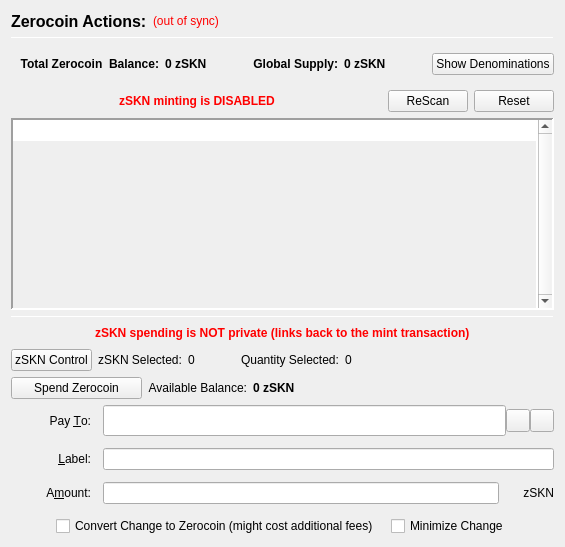
                  <widget class="QFrame" name="verticalFrameLeft">
                   <layout class="QVBoxLayout" name="verticalLayout_2">
                    <item>
                     <layout class="QVBoxLayout" name="verticalLayout_3">
                      <item>
                       <layout class="QHBoxLayout" name="horizontalLayout_3">
                        <item>
                         <widget class="QLabel" name="labelzSKNActions">
                          <property name="font">
                           <font>
                            <pointsize>12</pointsize>
                            <weight>75</weight>
                            <bold>true</bold>
                           </font>
                          </property>
                          <property name="text">
                           <string>Zerocoin Actions:</string>
                          </property>
                          <property name="alignment">
                           <set>Qt::AlignLeading|Qt::AlignLeft|Qt::AlignVCenter</set>
                          </property>
                         </widget>
                        </item>
                        <item>
                         <widget class="QLabel" name="labelzSKNSyncStatus">
                          <property name="toolTip">
                           <string>The displayed information may be out of date. Your wallet automatically synchronizes with the SKN network after a connection is established, but this process has not completed yet.</string>
                          </property>
                          <property name="styleSheet">
                           <string notr="true">QLabel { color: red; }</string>
                          </property>
                          <property name="text">
                           <string notr="true">(out of sync)</string>
                          </property>
                          <property name="alignment">
                           <set>Qt::AlignLeading|Qt::AlignLeft|Qt::AlignVCenter</set>
                          </property>
                         </widget>
                        </item>
                        <item>
                         <spacer name="horizontalSpacer">
                          <property name="orientation">
                           <enum>Qt::Horizontal</enum>
                          </property>
                          <property name="sizeHint" stdset="0">
                           <size>
                            <width>40</width>
                            <height>20</height>
                           </size>
                          </property>
                         </spacer>
                        </item>
                       </layout>
                      </item>
                      <item>
                       <widget class="Line" name="lineUpperLeft">
                        <property name="minimumSize">
                         <size>
                          <width>0</width>
                          <height>1</height>
                         </size>
                        </property>
                        <property name="maximumSize">
                         <size>
                          <width>16777215</width>
                          <height>1</height>
                         </size>
                        </property>
                        <property name="frameShadow">
                         <enum>QFrame::Sunken</enum>
                        </property>
                        <property name="orientation">
                         <enum>Qt::Horizontal</enum>
                        </property>
                       </widget>
                      </item>
                      <item>
                       <widget class="QFrame" name="balanceSupplyFrame">
                        <layout class="QHBoxLayout" name="horizontalLayout_2" stretch="0,0,0,1,0">
                         <property name="rightMargin">
                          <number>0</number>
                         </property>
                         <item>
                          <layout class="QHBoxLayout" name="horizontalLayout_34">
                           <item>
                            <widget class="QLabel" name="labelzAvailableText_3">
                             <property name="font">
                              <font>
                               <weight>75</weight>
                               <bold>true</bold>
                              </font>
                             </property>
                             <property name="toolTip">
                              <string>Total Balance including unconfirmed and immature zSKN</string>
                             </property>
                             <property name="text">
                              <string>Total Zerocoin  Balance:</string>
                             </property>
                             <property name="alignment">
                              <set>Qt::AlignRight|Qt::AlignTrailing|Qt::AlignVCenter</set>
                             </property>
                            </widget>
                           </item>
                           <item>
                            <widget class="QLabel" name="labelzAvailableAmount_4">
                             <property name="minimumSize">
                              <size>
                               <width>40</width>
                               <height>0</height>
                              </size>
                             </property>
                             <property name="font">
                              <font>
                               <weight>75</weight>
                               <bold>true</bold>
                              </font>
                             </property>
                             <property name="toolTip">
                              <string>Total Balance including unconfirmed and immature zSKN</string>
                             </property>
                             <property name="text">
                              <string>0 zSKN</string>
                             </property>
                             <property name="alignment">
                              <set>Qt::AlignLeading|Qt::AlignLeft|Qt::AlignVCenter</set>
                             </property>
                            </widget>
                           </item>
                          </layout>
                         </item>
                         <item>
                          <spacer name="horizontalSpacer_32">
                           <property name="orientation">
                            <enum>Qt::Horizontal</enum>
                           </property>
                           <property name="sizeHint" stdset="0">
                            <size>
                             <width>40</width>
                             <height>20</height>
                            </size>
                           </property>
                          </spacer>
                         </item>
                         <item>
                          <layout class="QHBoxLayout" name="horizontalLayout_35">
                           <item>
                            <widget class="QLabel" name="labelZsupplyText_2">
                             <property name="font">
                              <font>
                               <weight>75</weight>
                               <bold>true</bold>
                              </font>
                             </property>
                             <property name="text">
                              <string>Global Supply:</string>
                             </property>
                             <property name="alignment">
                              <set>Qt::AlignRight|Qt::AlignTrailing|Qt::AlignVCenter</set>
                             </property>
                            </widget>
                           </item>
                           <item>
                            <widget class="QLabel" name="labelZsupplyAmount_2">
                             <property name="font">
                              <font>
                               <weight>75</weight>
                               <bold>true</bold>
                              </font>
                             </property>
                             <property name="text">
                              <string>0 zSKN</string>
                             </property>
                            </widget>
                           </item>
                          </layout>
                         </item>
                         <item>
                          <spacer name="horizontalSpacer_31">
                           <property name="orientation">
                            <enum>Qt::Horizontal</enum>
                           </property>
                           <property name="sizeHint" stdset="0">
                            <size>
                             <width>40</width>
                             <height>20</height>
                            </size>
                           </property>
                          </spacer>
                         </item>
                         <item>
                          <widget class="QPushButton" name="pushButtonShowDenoms">
                           <property name="toolTip">
                            <string>Show zSKN denominations list</string>
                           </property>
                           <property name="text">
                            <string>Show Denominations</string>
                           </property>
                          </widget>
                         </item>
                        </layout>
                       </widget>
                      </item>
                      <item>
                       <layout class="QHBoxLayout" name="horizontalLayout_4">
                        <item>
                         <spacer name="horizontalSpacer_2">
                          <property name="orientation">
                           <enum>Qt::Horizontal</enum>
                          </property>
                          <property name="sizeHint" stdset="0">
                           <size>
                            <width>40</width>
                            <height>20</height>
                           </size>
                          </property>
                         </spacer>
                        </item>
                        <item>
                         <widget class="QLabel" name="label">
                          <property name="styleSheet">
                           <string notr="true">color: red;
font-weight: bold;</string>
                          </property>
                          <property name="text">
                           <string>zSKN minting is DISABLED</string>
                          </property>
                         </widget>
                        </item>
                        <item>
                         <spacer name="horizontalSpacer_3">
                          <property name="orientation">
                           <enum>Qt::Horizontal</enum>
                          </property>
                          <property name="sizeHint" stdset="0">
                           <size>
                            <width>40</width>
                            <height>20</height>
                           </size>
                          </property>
                         </spacer>
                        </item>
                        <item>
                         <widget class="QPushButton" name="pushButtonMintReset">
                          <property name="maximumSize">
                           <size>
                            <width>80</width>
                            <height>16777215</height>
                           </size>
                          </property>
                          <property name="toolTip">
                           <string>Rescan the complete blockchain for  Zerocoin mints and their meta-data.</string>
                          </property>
                          <property name="text">
                           <string>ReScan</string>
                          </property>
                         </widget>
                        </item>
                        <item>
                         <widget class="QPushButton" name="pushButtonSpentReset">
                          <property name="maximumSize">
                           <size>
                            <width>80</width>
                            <height>16777215</height>
                           </size>
                          </property>
                          <property name="toolTip">
                           <string>Reset Zerocoin Wallet DB. Deletes transactions that did not make it into the blockchain.</string>
                          </property>
                          <property name="text">
                           <string>Reset</string>
                          </property>
                         </widget>
                        </item>
                       </layout>
                      </item>
                      <item>
                       <widget class="QPlainTextEdit" name="TEMintStatus">
                        <property name="font">
                         <font>
                          <pointsize>8</pointsize>
                         </font>
                        </property>
                        <property name="toolTip">
                         <string>Status and/or Mesages from the last Mint Action.</string>
                        </property>
                        <property name="frameShape">
                         <enum>QFrame::Panel</enum>
                        </property>
                        <property name="frameShadow">
                         <enum>QFrame::Sunken</enum>
                        </property>
                        <property name="lineWidth">
                         <number>2</number>
                        </property>
                        <property name="midLineWidth">
                         <number>2</number>
                        </property>
                        <property name="verticalScrollBarPolicy">
                         <enum>Qt::ScrollBarAlwaysOn</enum>
                        </property>
                        <property name="horizontalScrollBarPolicy">
                         <enum>Qt::ScrollBarAlwaysOff</enum>
                        </property>
                        <property name="readOnly">
                         <bool>true</bool>
                        </property>
                        <property name="plainText">
                         <string notr="true"/>
                        </property>
                        <property name="backgroundVisible">
                         <bool>true</bool>
                        </property>
                       </widget>
                      </item>
                      <item>
                       <widget class="Line" name="line">
                        <property name="minimumSize">
                         <size>
                          <width>0</width>
                          <height>1</height>
                         </size>
                        </property>
                        <property name="maximumSize">
                         <size>
                          <width>16777215</width>
                          <height>1</height>
                         </size>
                        </property>
                        <property name="orientation">
                         <enum>Qt::Horizontal</enum>
                        </property>
                       </widget>
                      </item>
                      <item>
                       <layout class="QHBoxLayout" name="horizontalLayout_7">
                        <item>
                         <spacer name="horizontalSpacer_18">
                          <property name="orientation">
                           <enum>Qt::Horizontal</enum>
                          </property>
                          <property name="sizeHint" stdset="0">
                           <size>
                            <width>40</width>
                            <height>20</height>
                           </size>
                          </property>
                         </spacer>
                        </item>
                        <item>
                         <widget class="QLabel" name="label_2">
                          <property name="styleSheet">
                           <string notr="true">color: red;
font-weight: bold;</string>
                          </property>
                          <property name="text">
                           <string>zSKN spending is NOT private (links back to the mint transaction)</string>
                          </property>
                         </widget>
                        </item>
                        <item>
                         <spacer name="horizontalSpacer_30">
                          <property name="orientation">
                           <enum>Qt::Horizontal</enum>
                          </property>
                          <property name="sizeHint" stdset="0">
                           <size>
                            <width>40</width>
                            <height>20</height>
                           </size>
                          </property>
                         </spacer>
                        </item>
                       </layout>
                      </item>
                      <item>
                       <layout class="QHBoxLayout" name="horizontalLayout_24">
                        <property name="leftMargin">
                         <number>0</number>
                        </property>
                        <property name="bottomMargin">
                         <number>0</number>
                        </property>
                        <item>
                         <widget class="QPushButton" name="pushButtonZPivControl">
                          <property name="text">
                           <string>zSKN Control</string>
                          </property>
                         </widget>
                        </item>
                        <item>
                         <widget class="QLabel" name="labelzPivSelected">
                          <property name="text">
                           <string>zSKN Selected:</string>
                          </property>
                         </widget>
                        </item>
                        <item>
                         <widget class="QLabel" name="labelzPivSelected_int">
                          <property name="text">
                           <string>0</string>
                          </property>
                         </widget>
                        </item>
                        <item>
                         <spacer name="horizontalSpacer_17">
                          <property name="orientation">
                           <enum>Qt::Horizontal</enum>
                          </property>
                          <property name="sizeType">
                           <enum>QSizePolicy::Fixed</enum>
                          </property>
                          <property name="sizeHint" stdset="0">
                           <size>
                            <width>40</width>
                            <height>20</height>
                           </size>
                          </property>
                         </spacer>
                        </item>
                        <item>
                         <widget class="QLabel" name="labelQuantitySelected">
                          <property name="text">
                           <string>Quantity Selected:</string>
                          </property>
                         </widget>
                        </item>
                        <item>
                         <widget class="QLabel" name="labelQuantitySelected_int">
                          <property name="text">
                           <string>0</string>
                          </property>
                         </widget>
                        </item>
                        <item>
                         <spacer name="horizontalSpacer_19">
                          <property name="orientation">
                           <enum>Qt::Horizontal</enum>
                          </property>
                          <property name="sizeHint" stdset="0">
                           <size>
                            <width>40</width>
                            <height>20</height>
                           </size>
                          </property>
                         </spacer>
                        </item>
                       </layout>
                      </item>
                      <item>
                       <layout class="QHBoxLayout" name="horizontalLayout_6">
                        <item>
                         <widget class="QPushButton" name="pushButtonSpendzSKN">
                          <property name="minimumSize">
                           <size>
                            <width>131</width>
                            <height>0</height>
                           </size>
                          </property>
                          <property name="toolTip">
                           <string>Spend Zerocoin. Without 'Pay To:' address creates payments to yourself.</string>
                          </property>
                          <property name="text">
                           <string>Spend Zerocoin</string>
                          </property>
                         </widget>
                        </item>
                        <item>
                         <widget class="QLabel" name="labelzSKNBalanceText">
                          <property name="toolTip">
                           <string>Available (mature and spendable) zSKN for spending</string>
                          </property>
                          <property name="text">
                           <string>Available Balance:</string>
                          </property>
                          <property name="alignment">
                           <set>Qt::AlignRight|Qt::AlignTrailing|Qt::AlignVCenter</set>
                          </property>
                         </widget>
                        </item>
                        <item>
                         <widget class="QLabel" name="labelzAvailableAmount_2">
                          <property name="font">
                           <font>
                            <weight>75</weight>
                            <bold>true</bold>
                           </font>
                          </property>
                          <property name="toolTip">
                           <string>Available (mature and spendable) zSKN for spending

zSKN are mature when they have more than 20 confirmations AND more than 2 mints of the same denomination after them were minted</string>
                          </property>
                          <property name="text">
                           <string>0 zSKN</string>
                          </property>
                          <property name="alignment">
                           <set>Qt::AlignLeading|Qt::AlignLeft|Qt::AlignVCenter</set>
                          </property>
                         </widget>
                        </item>
                        <item>
                         <spacer name="horizontalSpacer_4">
                          <property name="orientation">
                           <enum>Qt::Horizontal</enum>
                          </property>
                          <property name="sizeHint" stdset="0">
                           <size>
                            <width>40</width>
                            <height>20</height>
                           </size>
                          </property>
                         </spacer>
                        </item>
                       </layout>
                      </item>
                      <item>
                       <layout class="QGridLayout" name="gridLayout_7">
                        <property name="spacing">
                         <number>12</number>
                        </property>
                        <item row="0" column="0">
                         <widget class="QLabel" name="payToLabel">
                          <property name="minimumSize">
                           <size>
                            <width>80</width>
                            <height>0</height>
                           </size>
                          </property>
                          <property name="text">
                           <string>Pay &amp;To:</string>
                          </property>
                          <property name="alignment">
                           <set>Qt::AlignRight|Qt::AlignTrailing|Qt::AlignVCenter</set>
                          </property>
                          <property name="buddy">
                           <cstring>payTo</cstring>
                          </property>
                         </widget>
                        </item>
                        <item row="0" column="1">
                         <layout class="QHBoxLayout" name="payToLayout">
                          <property name="spacing">
                           <number>0</number>
                          </property>
                          <item>
                           <widget class="QValidatedLineEdit" name="payTo">
                            <property name="enabled">
                             <bool>true</bool>
                            </property>
                            <property name="minimumSize">
                             <size>
                              <width>0</width>
                              <height>31</height>
                             </size>
                            </property>
                            <property name="toolTip">
                             <string>The SKN address to send the payment to. Creates local payment to yourself when empty.</string>
                            </property>
                           </widget>
                          </item>
                          <item>
                           <widget class="QToolButton" name="addressBookButton">
                            <property name="toolTip">
                             <string>Choose previously used address</string>
                            </property>
                            <property name="text">
                             <string/>
                            </property>
                            <property name="icon">
                             <iconset resource="../sharkcoin.qrc">
                              <normaloff>:/icons/address-book</normaloff>:/icons/address-book</iconset>
                            </property>
                            <property name="shortcut">
                             <string>Alt+A</string>
                            </property>
                           </widget>
                          </item>
                          <item>
                           <widget class="QToolButton" name="pasteButton">
                            <property name="toolTip">
                             <string>Paste address from clipboard</string>
                            </property>
                            <property name="text">
                             <string/>
                            </property>
                            <property name="icon">
                             <iconset resource="../sharkcoin.qrc">
                              <normaloff>:/icons/editpaste</normaloff>:/icons/editpaste</iconset>
                            </property>
                            <property name="shortcut">
                             <string>Alt+P</string>
                            </property>
                           </widget>
                          </item>
                         </layout>
                        </item>
                        <item row="1" column="0">
                         <widget class="QLabel" name="labelLabel">
                          <property name="minimumSize">
                           <size>
                            <width>80</width>
                            <height>0</height>
                           </size>
                          </property>
                          <property name="text">
                           <string>&amp;Label:</string>
                          </property>
                          <property name="alignment">
                           <set>Qt::AlignRight|Qt::AlignTrailing|Qt::AlignVCenter</set>
                          </property>
                          <property name="buddy">
                           <cstring>addAsLabel</cstring>
                          </property>
                         </widget>
                        </item>
                        <item row="1" column="1">
                         <widget class="QLineEdit" name="addAsLabel">
                          <property name="toolTip">
                           <string>Enter a label for this address to add it to the list of used addresses</string>
                          </property>
                         </widget>
                        </item>
                        <item row="2" column="0">
                         <widget class="QLabel" name="amountLabel">
                          <property name="minimumSize">
                           <size>
                            <width>80</width>
                            <height>0</height>
                           </size>
                          </property>
                          <property name="text">
                           <string>A&amp;mount:</string>
                          </property>
                          <property name="alignment">
                           <set>Qt::AlignRight|Qt::AlignTrailing|Qt::AlignVCenter</set>
                          </property>
                          <property name="buddy">
                           <cstring>zSKNpayAmount</cstring>
                          </property>
                         </widget>
                        </item>
                        <item row="2" column="1">
                         <layout class="QHBoxLayout" name="horizontalLayout_9">
                          <property name="spacing">
                           <number>0</number>
                          </property>
                          <item>
                           <widget class="QLineEdit" name="zSKNpayAmount"/>
                          </item>
                          <item>
                           <widget class="QLabel" name="labelzSKN">
                            <property name="minimumSize">
                             <size>
                              <width>55</width>
                              <height>0</height>
                             </size>
                            </property>
                            <property name="text">
                             <string>zSKN</string>
                            </property>
                            <property name="alignment">
                             <set>Qt::AlignRight|Qt::AlignTrailing|Qt::AlignVCenter</set>
                            </property>
                           </widget>
                          </item>
                         </layout>
                        </item>
                        <item row="3" column="0" colspan="2">
                         <layout class="QHBoxLayout" name="horizontalLayout_10">
                          <item>
                           <spacer name="horizontalSpacer_5">
                            <property name="orientation">
                             <enum>Qt::Horizontal</enum>
                            </property>
                            <property name="sizeHint" stdset="0">
                             <size>
                              <width>40</width>
                              <height>20</height>
                             </size>
                            </property>
                           </spacer>
                          </item>
                          <item>
                           <widget class="QCheckBox" name="checkBoxMintChange">
                            <property name="sizePolicy">
                             <sizepolicy hsizetype="MinimumExpanding" vsizetype="Fixed">
                              <horstretch>0</horstretch>
                              <verstretch>0</verstretch>
                             </sizepolicy>
                            </property>
                            <property name="layoutDirection">
                             <enum>Qt::LeftToRight</enum>
                            </property>
                            <property name="text">
                             <string>Convert Change to Zerocoin (might cost additional fees)</string>
                            </property>
                           </widget>
                          </item>
                          <item>
                           <widget class="QCheckBox" name="checkBoxMinimizeChange">
                            <property name="toolTip">
                             <string>If checked, the wallet tries to minimize the returning change instead of minimizing the number of spent denominations.</string>
                            </property>
                            <property name="text">
                             <string>Minimize Change</string>
                            </property>
                           </widget>
                          </item>
                          <item>
                           <spacer name="horizontalSpacer_6">
                            <property name="orientation">
                             <enum>Qt::Horizontal</enum>
                            </property>
                            <property name="sizeHint" stdset="0">
                             <size>
                              <width>40</width>
                              <height>20</height>
                             </size>
                            </property>
                           </spacer>
                          </item>
                         </layout>
                        </item>
                       </layout>
                      </item>
                     </layout>
                    </item>
                   </layout>
                  </widget>
